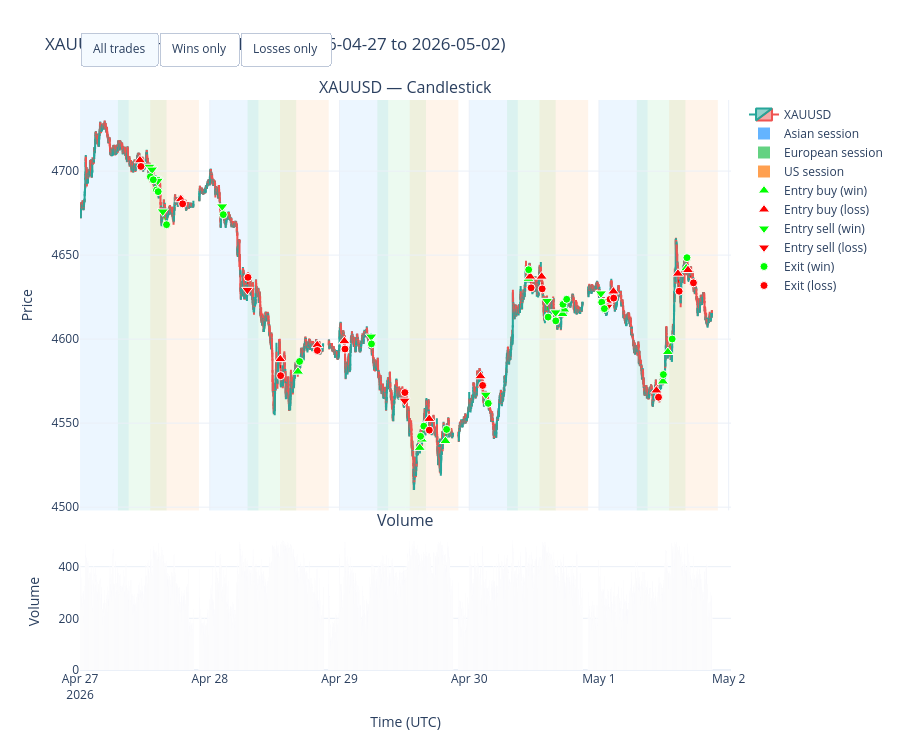

Notebook source saved alongside this figure:
### Code cell
if ohlcv is None or ohlcv.empty:
    print("No OHLCV data available to chart.")
else:
    # --- Pair IN/OUT deals for the selected symbol ---
    _sym_trades = (
        trades[trades["symbol"].str.startswith(SYMBOL)].copy()
        if not trades.empty
        else pd.DataFrame()
    )

    _entries = (
        _sym_trades[_sym_trades["entry_type"] == "IN"][
            ["position_id", "time", "price", "side"]
        ].rename(columns={"time": "entry_time", "price": "entry_price"})
    )
    _exits = (
        _sym_trades[_sym_trades["entry_type"].isin(["OUT", "OUT_BY", "INOUT"])][
            ["position_id", "time", "price", "net_pnl"]
        ].rename(columns={"time": "exit_time", "price": "exit_price"})
    )

    _pairs = _entries.merge(_exits, on="position_id", how="inner").copy()
    _pairs["result"] = _pairs["net_pnl"].apply(
        lambda x: "win" if x > 0 else ("loss" if x < 0 else "breakeven")
    )

    # MT5 deal timestamps are broker server time (UTC+3). Subtract 3 hours to
    # convert to true UTC before flooring to the 1-min OHLCV bar boundary.
    _MT5_TZ_OFFSET = pd.Timedelta(hours=3)
    _pairs["entry_bar"] = (_pairs["entry_time"] - _MT5_TZ_OFFSET).dt.floor("min")
    _pairs["exit_bar"]  = (_pairs["exit_time"]  - _MT5_TZ_OFFSET).dt.floor("min")

    _result_color = {"win": "lime", "loss": "red", "breakeven": "grey"}
    _side_color   = {"buy": "#00cc44", "sell": "#ff3333"}
    _entry_symbol = {"buy": "triangle-up", "sell": "triangle-down"}
    _results = ["win", "loss", "breakeven"]
    _sides   = ["buy", "sell"]

    # Trading session definitions (UTC hours): name, open, close, fill color, legend color
    _sessions = [
        ("Asian",    0,  9,  "rgba(100, 180, 255, 0.12)", "#64b4ff"),
        ("European", 7,  16, "rgba(100, 210, 130, 0.12)", "#64d282"),
        ("US",       13, 22, "rgba(255, 160, 80,  0.12)", "#ffa050"),
    ]

    # --- Build chart ---
    fig = make_subplots(
        rows=2,
        cols=1,
        shared_xaxes=True,
        row_heights=[0.75, 0.25],
        vertical_spacing=0.04,
        subplot_titles=(f"{SYMBOL} — Candlestick", "Volume"),
    )

    # Trace 0: Candlestick
    fig.add_trace(
        go.Candlestick(
            x=ohlcv.index,
            open=ohlcv["Open"],
            high=ohlcv["High"],
            low=ohlcv["Low"],
            close=ohlcv["Close"],
            name=SYMBOL,
            increasing_line_color="#26a69a",
            decreasing_line_color="#ef5350",
        ),
        row=1, col=1,
    )

    # Trace 1: Volume
    fig.add_trace(
        go.Bar(
            x=ohlcv.index,
            y=ohlcv["Volume"],
            name="Volume",
            marker_color="rgba(100,100,200,0.4)",
            showlegend=False,
        ),
        row=2, col=1,
    )

    # --- Session background shading (shapes — no effect on trace index or _vis()) ---
    _chart_dates = pd.date_range(
        start=ohlcv.index.normalize().min(),
        end=ohlcv.index.normalize().max(),
        freq="D",
        tz="UTC",
    )
    for _date in _chart_dates:
        for _sname, _h0, _h1, _fill, _ in _sessions:
            fig.add_vrect(
                x0=_date + pd.Timedelta(hours=_h0),
                x1=_date + pd.Timedelta(hours=_h1),
                fillcolor=_fill,
                layer="below",
                line_width=0,
                row=1, col=1,
            )

    # Traces 2-4: Session legend dummy traces (always visible, never toggled)
    for _sname, _h0, _h1, _fill, _legend_color in _sessions:
        fig.add_trace(
            go.Scatter(
                x=[None], y=[None],
                mode="markers",
                name=f"{_sname} session",
                marker=dict(symbol="square", size=12, color=_legend_color),
                showlegend=True,
            ),
            row=1, col=1,
        )

    # Traces 5-7: Connector lines, one trace per result using None-separated segments
    for result in _results:
        _r = _pairs[_pairs["result"] == result]
        x_segs, y_segs = [], []
        for _, row_data in _r.iterrows():
            x_segs.extend([row_data["entry_bar"], row_data["exit_bar"], None])
            y_segs.extend([row_data["entry_price"], row_data["exit_price"], None])
        fig.add_trace(
            go.Scatter(
                x=x_segs or [None],
                y=y_segs or [None],
                mode="lines",
                line=dict(color=_result_color[result], width=1, dash="dot"),
                showlegend=False,
                hoverinfo="skip",
                name=f"_connector_{result}",
            ),
            row=1, col=1,
        )

    # Traces 8-13: Entry markers, one trace per (side x result)
    for side in _sides:
        for result in _results:
            _s = _pairs[(_pairs["side"] == side) & (_pairs["result"] == result)]
            fig.add_trace(
                go.Scatter(
                    x=_s["entry_bar"].tolist() if not _s.empty else [],
                    y=_s["entry_price"].tolist() if not _s.empty else [],
                    mode="markers",
                    name=f"Entry {side} ({result})",
                    marker=dict(
                        symbol=_entry_symbol[side],
                        color=_result_color[result],
                        size=10,
                        line=dict(color="white", width=1),
                    ),
                    customdata=_s[["position_id", "entry_price", "entry_time"]].values if not _s.empty else [],
                    hovertemplate=(
                        "Entry %{customdata[0]}<br>"
                        "Price: %{customdata[1]:.5f}<br>"
                        "Time: %{customdata[2]}<extra></extra>"
                    ),
                ),
                row=1, col=1,
            )

    # Traces 14-16: Exit markers, one trace per result
    for result in _results:
        _r = _pairs[_pairs["result"] == result]
        fig.add_trace(
            go.Scatter(
                x=_r["exit_bar"].tolist() if not _r.empty else [],
                y=_r["exit_price"].tolist() if not _r.empty else [],
                mode="markers",
                name=f"Exit ({result})",
                marker=dict(
                    symbol="circle",
                    color=_result_color[result],
                    size=8,
                    line=dict(color="white", width=1),
                ),
                customdata=_r[["position_id", "exit_price", "net_pnl", "exit_time"]].values if not _r.empty else [],
                hovertemplate=(
                    "Exit %{customdata[0]}<br>"
                    "Price: %{customdata[1]:.5f}<br>"
                    "Net PnL: %{customdata[2]:.2f}<br>"
                    "Time: %{customdata[3]}<extra></extra>"
                ),
            ),
            row=1, col=1,
        )

    # Fixed trace layout (17 traces total):
    #   0: candlestick,  1: volume
    #   2-4: session legend dummies (Asian, European, US) — always visible
    #   5-7: connectors (win, loss, breakeven)
    #   8-13: entry markers (buy+win, buy+loss, buy+breakeven, sell+win, sell+loss, sell+breakeven)
    #   14-16: exit markers (win, loss, breakeven)
    def _vis(results_shown):
        show = set(results_shown)
        v = [True, True]        # candlestick + volume always visible
        v += [True, True, True] # session legend dummies always visible
        for r in _results:      # connectors
            v.append(r in show)
        for _ in _sides:        # entry markers (buy then sell, each with 3 results)
            for r in _results:
                v.append(r in show)
        for r in _results:      # exit markers
            v.append(r in show)
        return v

    fig.update_layout(
        title=f"{SYMBOL} — OHLCV with Trades ({START_DATE} to {END_DATE})",
        template="plotly_white",
        height=750,
        hovermode="x unified",
        xaxis_rangeslider_visible=False,
        updatemenus=[
            dict(
                type="buttons",
                direction="right",
                x=0.0,
                y=1.12,
                xanchor="left",
                yanchor="top",
                showactive=True,
                buttons=[
                    dict(
                        label="All trades",
                        method="restyle",
                        args=[{"visible": _vis(["win", "loss", "breakeven"])}],
                    ),
                    dict(
                        label="Wins only",
                        method="restyle",
                        args=[{"visible": _vis(["win"])}],
                    ),
                    dict(
                        label="Losses only",
                        method="restyle",
                        args=[{"visible": _vis(["loss"])}],
                    ),
                ],
            )
        ],
    )
    fig.update_yaxes(title_text="Price", row=1, col=1)
    fig.update_yaxes(title_text="Volume", row=2, col=1)
    fig.update_xaxes(title_text="Time (UTC)", row=2, col=1)
    fig.show()
    print(f"Trades overlaid: {len(_pairs)} matched entry/exit pairs")

### Figure 1 — Plotly figure (JSON) as saved in the notebook; plotly's stock layout.template omitted (floating-point values rounded to 4 significant figures; data arrays with more than 128 entries replaced by an {"elided": "..."} marker saying what was removed)
{"data": [{"close": {"elided": "6767 float values"}, "decreasing": {"line": {"color": "#ef5350"}}, "high": {"elided": "6767 float values"}, "increasing": {"line": {"color": "#26a69a"}}, "low": {"elided": "6767 float values"}, "name": "XAUUSD", "open": {"elided": "6767 float values"}, "type": "candlestick", "x": {"elided": "6767 str values"}, "xaxis": "x", "yaxis": "y"}, {"marker": {"color": "rgba(100,100,200,0.4)"}, "name": "Volume", "showlegend": false, "type": "bar", "x": {"elided": "6767 str values"}, "xaxis": "x2", "y": {"elided": "6767 int values"}, "yaxis": "y2"}, {"marker": {"color": "#64b4ff", "size": 12, "symbol": "square"}, "mode": "markers", "name": "Asian session", "showlegend": true, "type": "scatter", "x": [null], "xaxis": "x", "y": [null], "yaxis": "y"}, {"marker": {"color": "#64d282", "size": 12, "symbol": "square"}, "mode": "markers", "name": "European session", "showlegend": true, "type": "scatter", "x": [null], "xaxis": "x", "y": [null], "yaxis": "y"}, {"marker": {"color": "#ffa050", "size": 12, "symbol": "square"}, "mode": "markers", "name": "US session", "showlegend": true, "type": "scatter", "x": [null], "xaxis": "x", "y": [null], "yaxis": "y"}, {"hoverinfo": "skip", "line": {"color": "lime", "dash": "dot", "width": 1}, "mode": "lines", "name": "_connector_win", "showlegend": false, "type": "scatter", "x": ["2026-04-27T12:50:00+00:00", "2026-04-27T13:01:00+00:00", null, "2026-04-27T13:19:00+00:00", "2026-04-27T13:33:00+00:00", null, "2026-04-27T14:00:00+00:00", "2026-04-27T14:09:00+00:00", null, "2026-04-27T14:22:00+00:00", "2026-04-27T14:27:00+00:00", null, "2026-04-27T15:18:00+00:00", "2026-04-27T16:00:00+00:00", null, "2026-04-28T02:18:00+00:00", "2026-04-28T02:30:00+00:00", null, "2026-04-28T16:19:00+00:00", "2026-04-28T16:37:00+00:00", null, "2026-04-29T05:52:00+00:00", "2026-04-29T05:55:00+00:00", null, "2026-04-29T14:51:00+00:00", "2026-04-29T15:00:00+00:00", null, "2026-04-29T15:13:00+00:00", "2026-04-29T15:36:00+00:00", null, "2026-04-29T19:36:00+00:00", "2026-04-29T19:49:00+00:00", null, "2026-04-30T03:04:00+00:00", "2026-04-30T03:31:00+00:00", null, "2026-04-30T10:58:00+00:00", "2026-04-30T11:00:00+00:00", null, "2026-04-30T14:24:00+00:00", "2026-04-30T14:36:00+00:00", null, "2026-04-30T15:59:00+00:00", "2026-04-30T16:01:00+00:00", null, "2026-04-30T17:17:00+00:00", "2026-04-30T17:21:00+00:00", null, "2026-04-30T17:34:00+00:00", "2026-04-30T18:02:00+00:00", null, "2026-05-01T00:22:00+00:00", "2026-05-01T00:31:00+00:00", null, "2026-05-01T00:47:00+00:00", "2026-05-01T01:00:00+00:00", null, "2026-05-01T11:50:00+00:00", "2026-05-01T11:55:00+00:00", null, "2026-05-01T12:45:00+00:00", "2026-05-01T13:33:00+00:00", null, "2026-05-01T16:09:00+00:00", "2026-05-01T16:17:00+00:00", null], "xaxis": "x", "y": [4703.0, 4697.0, null, 4701.0, 4695.0, null, 4695.0, 4689.0, null, 4694.0, 4688.0, null, 4676.0, 4668.0, null, 4679.0, 4674.0, null, 4581.0, 4587.0, null, 4602.0, 4597.0, null, 4535.0, 4542.0, null, 4540.0, 4548.0, null, 4539.0, 4546.0, null, 4567.0, 4562.0, null, 4636.0, 4641.0, null, 4623.0, 4613.0, null, 4616.0, 4611.0, null, 4615.0, 4621.0, null, 4618.0, 4624.0, null, 4627.0, 4622.0, null, 4623.0, 4618.0, null, 4575.0, 4579.0, null, 4592.0, 4600.0, null, 4642.0, 4648.0, null], "yaxis": "y"}, {"hoverinfo": "skip", "line": {"color": "red", "dash": "dot", "width": 1}, "mode": "lines", "name": "_connector_loss", "showlegend": false, "type": "scatter", "x": ["2026-04-27T11:05:00+00:00", "2026-04-27T11:16:00+00:00", null, "2026-04-27T18:38:00+00:00", "2026-04-27T18:59:00+00:00", null, "2026-04-28T06:58:00+00:00", "2026-04-28T07:04:00+00:00", null, "2026-04-28T13:03:00+00:00", "2026-04-28T13:07:00+00:00", null, "2026-04-28T19:53:00+00:00", "2026-04-28T19:54:00+00:00", null, "2026-04-29T00:54:00+00:00", "2026-04-29T01:01:00+00:00", null, "2026-04-29T12:03:00+00:00", "2026-04-29T12:06:00+00:00", null, "2026-04-29T16:36:00+00:00", "2026-04-29T16:37:00+00:00", null, "2026-04-30T02:05:00+00:00", "2026-04-30T02:29:00+00:00", null, "2026-04-30T11:16:00+00:00", "2026-04-30T11:27:00+00:00", null, "2026-04-30T13:24:00+00:00", "2026-04-30T13:30:00+00:00", null, "2026-05-01T01:35:00+00:00", "2026-05-01T02:03:00+00:00", null, "2026-05-01T02:41:00+00:00", "2026-05-01T02:44:00+00:00", null, "2026-05-01T10:38:00+00:00", "2026-05-01T11:01:00+00:00", null, "2026-05-01T14:37:00+00:00", "2026-05-01T14:50:00+00:00", null, "2026-05-01T16:28:00+00:00", "2026-05-01T17:29:00+00:00", null], "xaxis": "x", "y": [4706.0, 4703.0, null, 4683.0, 4681.0, null, 4629.0, 4637.0, null, 4588.0, 4578.0, null, 4596.0, 4593.0, null, 4599.0, 4594.0, null, 4563.0, 4568.0, null, 4553.0, 4546.0, null, 4578.0, 4572.0, null, 4637.0, 4631.0, null, 4637.0, 4630.0, null, 4619.0, 4624.0, null, 4628.0, 4624.0, null, 4569.0, 4565.0, null, 4639.0, 4628.0, null, 4641.0, 4633.0, null], "yaxis": "y"}, {"hoverinfo": "skip", "line": {"color": "grey", "dash": "dot", "width": 1}, "mode": "lines", "name": "_connector_breakeven", "showlegend": false, "type": "scatter", "x": [null], "xaxis": "x", "y": [null], "yaxis": "y"}, {"customdata": [[294801652, 4581.0, "2026-04-28T19:19:29+00:00"], [295488203, 4535.0, "2026-04-29T17:51:07+00:00"], [295509623, 4540.0, "2026-04-29T18:13:18+00:00"], [295694797, 4539.0, "2026-04-29T22:36:13+00:00"], [296089117, 4636.0, "2026-04-30T13:58:24+00:00"], [296375370, 4615.0, "2026-04-30T20:17:05+00:00"], [296384136, 4618.0, "2026-04-30T20:34:20+00:00"], [296830258, 4575.0, "2026-05-01T14:50:07+00:00"], [296871311, 4592.0, "2026-05-01T15:45:04+00:00"], [297048450, 4642.0, "2026-05-01T19:09:13+00:00"]], "hovertemplate": "Entry %{customdata[0]}<br>Price: %{customdata[1]:.5f}<br>Time: %{customdata[2]}<extra></extra>", "marker": {"color": "lime", "line": {"color": "white", "width": 1}, "size": 10, "symbol": "triangle-up"}, "mode": "markers", "name": "Entry buy (win)", "type": "scatter", "x": ["2026-04-28T16:19:00+00:00", "2026-04-29T14:51:00+00:00", "2026-04-29T15:13:00+00:00", "2026-04-29T19:36:00+00:00", "2026-04-30T10:58:00+00:00", "2026-04-30T17:17:00+00:00", "2026-04-30T17:34:00+00:00", "2026-05-01T11:50:00+00:00", "2026-05-01T12:45:00+00:00", "2026-05-01T16:09:00+00:00"], "xaxis": "x", "y": [4581.0, 4535.0, 4540.0, 4539.0, 4636.0, 4615.0, 4618.0, 4575.0, 4592.0, 4642.0], "yaxis": "y"}, {"customdata": [[293663305, 4706.0, "2026-04-27T14:05:40+00:00"], [294021975, 4683.0, "2026-04-27T21:38:05+00:00"], [294605438, 4588.0, "2026-04-28T16:03:08+00:00"], [294908201, 4596.0, "2026-04-28T22:53:04+00:00"], [294996797, 4599.0, "2026-04-29T03:54:05+00:00"], [295576623, 4553.0, "2026-04-29T19:36:05+00:00"], [295810787, 4578.0, "2026-04-30T05:05:03+00:00"], [296102281, 4637.0, "2026-04-30T14:16:15+00:00"], [296193884, 4637.0, "2026-04-30T16:24:38+00:00"], [296540061, 4628.0, "2026-05-01T05:41:08+00:00"], [296792649, 4569.0, "2026-05-01T13:38:05+00:00"], [296978889, 4639.0, "2026-05-01T17:37:07+00:00"], [297061973, 4641.0, "2026-05-01T19:28:59+00:00"]], "hovertemplate": "Entry %{customdata[0]}<br>Price: %{customdata[1]:.5f}<br>Time: %{customdata[2]}<extra></extra>", "marker": {"color": "red", "line": {"color": "white", "width": 1}, "size": 10, "symbol": "triangle-up"}, "mode": "markers", "name": "Entry buy (loss)", "type": "scatter", "x": ["2026-04-27T11:05:00+00:00", "2026-04-27T18:38:00+00:00", "2026-04-28T13:03:00+00:00", "2026-04-28T19:53:00+00:00", "2026-04-29T00:54:00+00:00", "2026-04-29T16:36:00+00:00", "2026-04-30T02:05:00+00:00", "2026-04-30T11:16:00+00:00", "2026-04-30T13:24:00+00:00", "2026-05-01T02:41:00+00:00", "2026-05-01T10:38:00+00:00", "2026-05-01T14:37:00+00:00", "2026-05-01T16:28:00+00:00"], "xaxis": "x", "y": [4706.0, 4683.0, 4588.0, 4596.0, 4599.0, 4553.0, 4578.0, 4637.0, 4637.0, 4628.0, 4569.0, 4639.0, 4641.0], "yaxis": "y"}, {"customdata": [], "hovertemplate": "Entry %{customdata[0]}<br>Price: %{customdata[1]:.5f}<br>Time: %{customdata[2]}<extra></extra>", "marker": {"color": "grey", "line": {"color": "white", "width": 1}, "size": 10, "symbol": "triangle-up"}, "mode": "markers", "name": "Entry buy (breakeven)", "type": "scatter", "x": [], "xaxis": "x", "y": [], "yaxis": "y"}, {"customdata": [[293745684, 4703.0, "2026-04-27T15:50:32+00:00"], [293777907, 4701.0, "2026-04-27T16:19:07+00:00"], [293825512, 4695.0, "2026-04-27T17:00:06+00:00"], [293847125, 4694.0, "2026-04-27T17:22:06+00:00"], [293904892, 4676.0, "2026-04-27T18:18:32+00:00"], [294163964, 4679.0, "2026-04-28T05:18:33+00:00"], [295119356, 4602.0, "2026-04-29T08:52:33+00:00"], [295836254, 4567.0, "2026-04-30T06:04:08+00:00"], [296259390, 4623.0, "2026-04-30T17:24:09+00:00"], [296332802, 4616.0, "2026-04-30T18:59:51+00:00"], [296489919, 4627.0, "2026-05-01T03:22:09+00:00"], [296498456, 4623.0, "2026-05-01T03:47:06+00:00"]], "hovertemplate": "Entry %{customdata[0]}<br>Price: %{customdata[1]:.5f}<br>Time: %{customdata[2]}<extra></extra>", "marker": {"color": "lime", "line": {"color": "white", "width": 1}, "size": 10, "symbol": "triangle-down"}, "mode": "markers", "name": "Entry sell (win)", "type": "scatter", "x": ["2026-04-27T12:50:00+00:00", "2026-04-27T13:19:00+00:00", "2026-04-27T14:00:00+00:00", "2026-04-27T14:22:00+00:00", "2026-04-27T15:18:00+00:00", "2026-04-28T02:18:00+00:00", "2026-04-29T05:52:00+00:00", "2026-04-30T03:04:00+00:00", "2026-04-30T14:24:00+00:00", "2026-04-30T15:59:00+00:00", "2026-05-01T00:22:00+00:00", "2026-05-01T00:47:00+00:00"], "xaxis": "x", "y": [4703.0, 4701.0, 4695.0, 4694.0, 4676.0, 4679.0, 4602.0, 4567.0, 4623.0, 4616.0, 4627.0, 4623.0], "yaxis": "y"}, {"customdata": [[294298750, 4629.0, "2026-04-28T09:58:18+00:00"], [295319765, 4563.0, "2026-04-29T15:03:20+00:00"], [296514427, 4619.0, "2026-05-01T04:35:46+00:00"]], "hovertemplate": "Entry %{customdata[0]}<br>Price: %{customdata[1]:.5f}<br>Time: %{customdata[2]}<extra></extra>", "marker": {"color": "red", "line": {"color": "white", "width": 1}, "size": 10, "symbol": "triangle-down"}, "mode": "markers", "name": "Entry sell (loss)", "type": "scatter", "x": ["2026-04-28T06:58:00+00:00", "2026-04-29T12:03:00+00:00", "2026-05-01T01:35:00+00:00"], "xaxis": "x", "y": [4629.0, 4563.0, 4619.0], "yaxis": "y"}, {"customdata": [], "hovertemplate": "Entry %{customdata[0]}<br>Price: %{customdata[1]:.5f}<br>Time: %{customdata[2]}<extra></extra>", "marker": {"color": "grey", "line": {"color": "white", "width": 1}, "size": 10, "symbol": "triangle-down"}, "mode": "markers", "name": "Entry sell (breakeven)", "type": "scatter", "x": [], "xaxis": "x", "y": [], "yaxis": "y"}, {"customdata": [[293745684, 4697.0, 82.51, "2026-04-27T16:01:31+00:00"], [293777907, 4695.0, 84.3, "2026-04-27T16:33:41+00:00"], [293825512, 4689.0, 92.5, "2026-04-27T17:09:58+00:00"], [293847125, 4688.0, 89.69, "2026-04-27T17:27:15+00:00"], [293904892, 4668.0, 109.6, "2026-04-27T19:00:41+00:00"], [294163964, 4674.0, 67.98, "2026-04-28T05:30:09+00:00"], [294801652, 4587.0, 84.28, "2026-04-28T19:37:30+00:00"], [295119356, 4597.0, 61.15, "2026-04-29T08:55:08+00:00"], [295488203, 4542.0, 96.05, "2026-04-29T18:00:40+00:00"], [295509623, 4548.0, 111.8, "2026-04-29T18:36:11+00:00"], [295694797, 4546.0, 96.99, "2026-04-29T22:49:08+00:00"], [295836254, 4562.0, 72.65, "2026-04-30T06:31:37+00:00"], [296089117, 4641.0, 75.71, "2026-04-30T14:00:07+00:00"], [296259390, 4613.0, 134.5, "2026-04-30T17:36:34+00:00"], [296332802, 4611.0, 70.86, "2026-04-30T19:01:47+00:00"], [296375370, 4621.0, 80.17, "2026-04-30T20:21:01+00:00"], [296384136, 4624.0, 84.87, "2026-04-30T21:02:03+00:00"], [296489919, 4622.0, 73.08, "2026-05-01T03:31:23+00:00"], [296498456, 4618.0, 62.92, "2026-05-01T04:00:17+00:00"], [296830258, 4579.0, 57.4, "2026-05-01T14:55:35+00:00"], [296871311, 4600.0, 107.5, "2026-05-01T16:33:57+00:00"], [297048450, 4648.0, 86.98, "2026-05-01T19:17:00+00:00"]], "hovertemplate": "Exit %{customdata[0]}<br>Price: %{customdata[1]:.5f}<br>Net PnL: %{customdata[2]:.2f}<br>Time: %{customdata[3]}<extra></extra>", "marker": {"color": "lime", "line": {"color": "white", "width": 1}, "size": 8, "symbol": "circle"}, "mode": "markers", "name": "Exit (win)", "type": "scatter", "x": ["2026-04-27T13:01:00+00:00", "2026-04-27T13:33:00+00:00", "2026-04-27T14:09:00+00:00", "2026-04-27T14:27:00+00:00", "2026-04-27T16:00:00+00:00", "2026-04-28T02:30:00+00:00", "2026-04-28T16:37:00+00:00", "2026-04-29T05:55:00+00:00", "2026-04-29T15:00:00+00:00", "2026-04-29T15:36:00+00:00", "2026-04-29T19:49:00+00:00", "2026-04-30T03:31:00+00:00", "2026-04-30T11:00:00+00:00", "2026-04-30T14:36:00+00:00", "2026-04-30T16:01:00+00:00", "2026-04-30T17:21:00+00:00", "2026-04-30T18:02:00+00:00", "2026-05-01T00:31:00+00:00", "2026-05-01T01:00:00+00:00", "2026-05-01T11:55:00+00:00", "2026-05-01T13:33:00+00:00", "2026-05-01T16:17:00+00:00"], "xaxis": "x", "y": [4697.0, 4695.0, 4689.0, 4688.0, 4668.0, 4674.0, 4587.0, 4597.0, 4542.0, 4548.0, 4546.0, 4562.0, 4641.0, 4613.0, 4611.0, 4621.0, 4624.0, 4622.0, 4618.0, 4579.0, 4600.0, 4648.0], "yaxis": "y"}, {"customdata": [[293663305, 4703.0, -50.82, "2026-04-27T14:16:02+00:00"], [294021975, 4681.0, -38.13, "2026-04-27T21:59:56+00:00"], [294298750, 4637.0, -103.5, "2026-04-28T10:04:32+00:00"], [294605438, 4578.0, -137.4, "2026-04-28T16:07:26+00:00"], [294908201, 4593.0, -44.44, "2026-04-28T22:54:16+00:00"], [294996797, 4594.0, -64.88, "2026-04-29T04:01:00+00:00"], [295319765, 4568.0, -67.02, "2026-04-29T15:06:46+00:00"], [295576623, 4546.0, -93.84, "2026-04-29T19:37:39+00:00"], [295810787, 4572.0, -76.5, "2026-04-30T05:29:56+00:00"], [296102281, 4631.0, -93.64, "2026-04-30T14:27:52+00:00"], [296193884, 4630.0, -101.6, "2026-04-30T16:30:35+00:00"], [296514427, 4624.0, -60.26, "2026-05-01T05:03:25+00:00"], [296540061, 4624.0, -54.59, "2026-05-01T05:44:22+00:00"], [296792649, 4565.0, -55.63, "2026-05-01T14:01:53+00:00"], [296978889, 4628.0, -144.8, "2026-05-01T17:50:06+00:00"], [297061973, 4633.0, -105.5, "2026-05-01T20:29:09+00:00"]], "hovertemplate": "Exit %{customdata[0]}<br>Price: %{customdata[1]:.5f}<br>Net PnL: %{customdata[2]:.2f}<br>Time: %{customdata[3]}<extra></extra>", "marker": {"color": "red", "line": {"color": "white", "width": 1}, "size": 8, "symbol": "circle"}, "mode": "markers", "name": "Exit (loss)", "type": "scatter", "x": ["2026-04-27T11:16:00+00:00", "2026-04-27T18:59:00+00:00", "2026-04-28T07:04:00+00:00", "2026-04-28T13:07:00+00:00", "2026-04-28T19:54:00+00:00", "2026-04-29T01:01:00+00:00", "2026-04-29T12:06:00+00:00", "2026-04-29T16:37:00+00:00", "2026-04-30T02:29:00+00:00", "2026-04-30T11:27:00+00:00", "2026-04-30T13:30:00+00:00", "2026-05-01T02:03:00+00:00", "2026-05-01T02:44:00+00:00", "2026-05-01T11:01:00+00:00", "2026-05-01T14:50:00+00:00", "2026-05-01T17:29:00+00:00"], "xaxis": "x", "y": [4703.0, 4681.0, 4637.0, 4578.0, 4593.0, 4594.0, 4568.0, 4546.0, 4572.0, 4631.0, 4630.0, 4624.0, 4624.0, 4565.0, 4628.0, 4633.0], "yaxis": "y"}, {"customdata": [], "hovertemplate": "Exit %{customdata[0]}<br>Price: %{customdata[1]:.5f}<br>Net PnL: %{customdata[2]:.2f}<br>Time: %{customdata[3]}<extra></extra>", "marker": {"color": "grey", "line": {"color": "white", "width": 1}, "size": 8, "symbol": "circle"}, "mode": "markers", "name": "Exit (breakeven)", "type": "scatter", "x": [], "xaxis": "x", "y": [], "yaxis": "y"}], "layout": {"annotations": [{"font": {"size": 16}, "showarrow": false, "text": "XAUUSD — Candlestick", "x": 0.5, "xanchor": "center", "xref": "paper", "y": 1, "yanchor": "bottom", "yref": "paper"}, {"font": {"size": 16}, "showarrow": false, "text": "Volume", "x": 0.5, "xanchor": "center", "xref": "paper", "y": 0.24, "yanchor": "bottom", "yref": "paper"}], "height": 750, "hovermode": "x unified", "shapes": [{"fillcolor": "rgba(100, 180, 255, 0.12)", "layer": "below", "line": {"width": 0}, "type": "rect", "x0": "2026-04-27T00:00:00+00:00", "x1": "2026-04-27T09:00:00+00:00", "xref": "x", "y0": 0, "y1": 1, "yref": "y domain"}, {"fillcolor": "rgba(100, 210, 130, 0.12)", "layer": "below", "line": {"width": 0}, "type": "rect", "x0": "2026-04-27T07:00:00+00:00", "x1": "2026-04-27T16:00:00+00:00", "xref": "x", "y0": 0, "y1": 1, "yref": "y domain"}, {"fillcolor": "rgba(255, 160, 80,  0.12)", "layer": "below", "line": {"width": 0}, "type": "rect", "x0": "2026-04-27T13:00:00+00:00", "x1": "2026-04-27T22:00:00+00:00", "xref": "x", "y0": 0, "y1": 1, "yref": "y domain"}, {"fillcolor": "rgba(100, 180, 255, 0.12)", "layer": "below", "line": {"width": 0}, "type": "rect", "x0": "2026-04-28T00:00:00+00:00", "x1": "2026-04-28T09:00:00+00:00", "xref": "x", "y0": 0, "y1": 1, "yref": "y domain"}, {"fillcolor": "rgba(100, 210, 130, 0.12)", "layer": "below", "line": {"width": 0}, "type": "rect", "x0": "2026-04-28T07:00:00+00:00", "x1": "2026-04-28T16:00:00+00:00", "xref": "x", "y0": 0, "y1": 1, "yref": "y domain"}, {"fillcolor": "rgba(255, 160, 80,  0.12)", "layer": "below", "line": {"width": 0}, "type": "rect", "x0": "2026-04-28T13:00:00+00:00", "x1": "2026-04-28T22:00:00+00:00", "xref": "x", "y0": 0, "y1": 1, "yref": "y domain"}, {"fillcolor": "rgba(100, 180, 255, 0.12)", "layer": "below", "line": {"width": 0}, "type": "rect", "x0": "2026-04-29T00:00:00+00:00", "x1": "2026-04-29T09:00:00+00:00", "xref": "x", "y0": 0, "y1": 1, "yref": "y domain"}, {"fillcolor": "rgba(100, 210, 130, 0.12)", "layer": "below", "line": {"width": 0}, "type": "rect", "x0": "2026-04-29T07:00:00+00:00", "x1": "2026-04-29T16:00:00+00:00", "xref": "x", "y0": 0, "y1": 1, "yref": "y domain"}, {"fillcolor": "rgba(255, 160, 80,  0.12)", "layer": "below", "line": {"width": 0}, "type": "rect", "x0": "2026-04-29T13:00:00+00:00", "x1": "2026-04-29T22:00:00+00:00", "xref": "x", "y0": 0, "y1": 1, "yref": "y domain"}, {"fillcolor": "rgba(100, 180, 255, 0.12)", "layer": "below", "line": {"width": 0}, "type": "rect", "x0": "2026-04-30T00:00:00+00:00", "x1": "2026-04-30T09:00:00+00:00", "xref": "x", "y0": 0, "y1": 1, "yref": "y domain"}, {"fillcolor": "rgba(100, 210, 130, 0.12)", "layer": "below", "line": {"width": 0}, "type": "rect", "x0": "2026-04-30T07:00:00+00:00", "x1": "2026-04-30T16:00:00+00:00", "xref": "x", "y0": 0, "y1": 1, "yref": "y domain"}, {"fillcolor": "rgba(255, 160, 80,  0.12)", "layer": "below", "line": {"width": 0}, "type": "rect", "x0": "2026-04-30T13:00:00+00:00", "x1": "2026-04-30T22:00:00+00:00", "xref": "x", "y0": 0, "y1": 1, "yref": "y domain"}, {"fillcolor": "rgba(100, 180, 255, 0.12)", "layer": "below", "line": {"width": 0}, "type": "rect", "x0": "2026-05-01T00:00:00+00:00", "x1": "2026-05-01T09:00:00+00:00", "xref": "x", "y0": 0, "y1": 1, "yref": "y domain"}, {"fillcolor": "rgba(100, 210, 130, 0.12)", "layer": "below", "line": {"width": 0}, "type": "rect", "x0": "2026-05-01T07:00:00+00:00", "x1": "2026-05-01T16:00:00+00:00", "xref": "x", "y0": 0, "y1": 1, "yref": "y domain"}, {"fillcolor": "rgba(255, 160, 80,  0.12)", "layer": "below", "line": {"width": 0}, "type": "rect", "x0": "2026-05-01T13:00:00+00:00", "x1": "2026-05-01T22:00:00+00:00", "xref": "x", "y0": 0, "y1": 1, "yref": "y domain"}], "title": {"text": "XAUUSD — OHLCV with Trades (2026-04-27 to 2026-05-02)"}, "updatemenus": [{"buttons": [{"args": [{"visible": [true, true, true, true, true, true, true, true, true, true, true, true, true, true, true, true, true]}], "label": "All trades", "method": "restyle"}, {"args": [{"visible": [true, true, true, true, true, true, false, false, true, false, false, true, false, false, true, false, false]}], "label": "Wins only", "method": "restyle"}, {"args": [{"visible": [true, true, true, true, true, false, true, false, false, true, false, false, true, false, false, true, false]}], "label": "Losses only", "method": "restyle"}], "direction": "right", "showactive": true, "type": "buttons", "x": 0, "xanchor": "left", "y": 1.12, "yanchor": "top"}], "xaxis": {"anchor": "y", "domain": [0, 1], "matches": "x2", "rangeslider": {"visible": false}, "showticklabels": false}, "xaxis2": {"anchor": "y2", "domain": [0, 1], "title": {"text": "Time (UTC)"}}, "yaxis": {"anchor": "x", "domain": [0.28, 1], "title": {"text": "Price"}}, "yaxis2": {"anchor": "x2", "domain": [0, 0.24], "title": {"text": "Volume"}}}}
